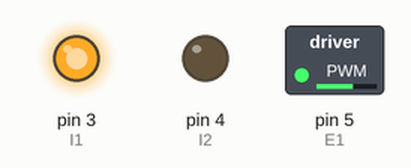
Bench run of a sketch on a simulated Arduino Uno, built with avr-gcc and run on an emulated ATmega328P. Shown: switched loads named in the sketch (green lamp = pin HIGH), output pins drawn as LEDs (lit = HIGH).

Above: at 0.05 s.
At 10.95 s:
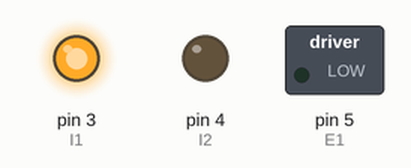
At 21.95 s:
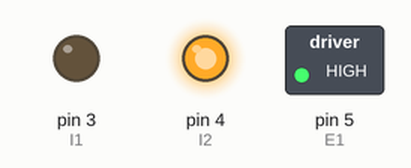
Timing chart, 0 to 28.6 s (numbered marks = the images above):
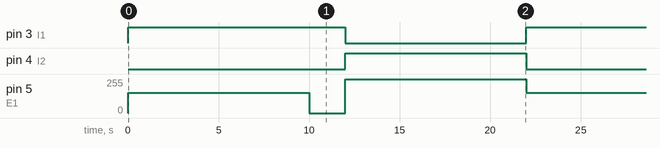

The sketch:

DCMotor.ino
```cpp
#define E1 5 // Enable Pin for motor
#define I1 3 // Control pin 1 for motor
#define I2 4 // Control pin 2 for motor
void setup() {
    pinMode(E1, OUTPUT);
    pinMode(I1, OUTPUT);
    pinMode(I2, OUTPUT);
}
void loop() {
    analogWrite(E1, 153); // Run in half speed
    digitalWrite(I1, HIGH);
    digitalWrite(I2, LOW);
    delay(10000);
    // change direction
    digitalWrite(E1, LOW);
    delay(2000);
    analogWrite(E1, 255);
    // Run in full speed
    digitalWrite(I1, LOW);
    digitalWrite(I2, HIGH);
    delay(10000);
}
```

Measured:
- by itself, pin 3 (I1): alternates HIGH for 12.0 s and LOW for 10.0 s
- by itself, pin 4 (I2): alternates HIGH for 10.0 s and LOW for 12.0 s
- by itself, pin 5 (E1): repeats every 22.0 s: 0/255 2.0 s, 255/255 10.0 s, 153/255 10.0 s
